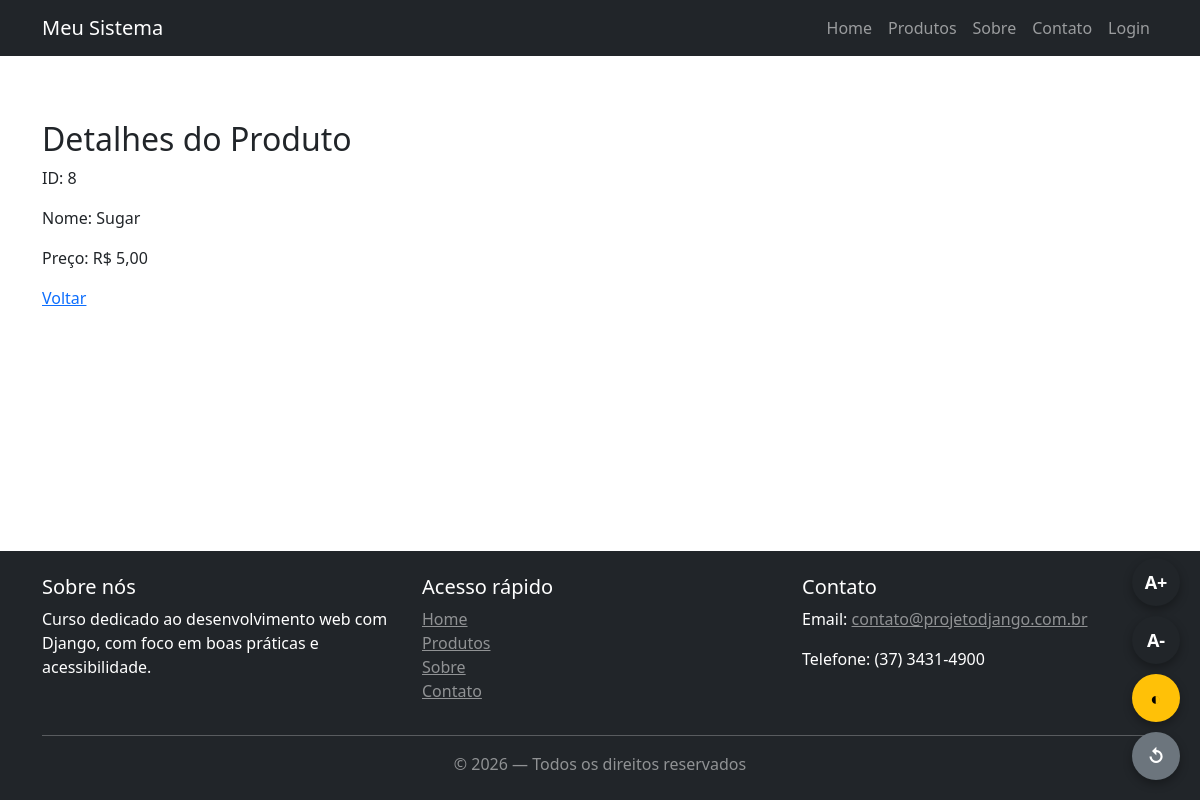
The app's page /produtos/8/, older data.
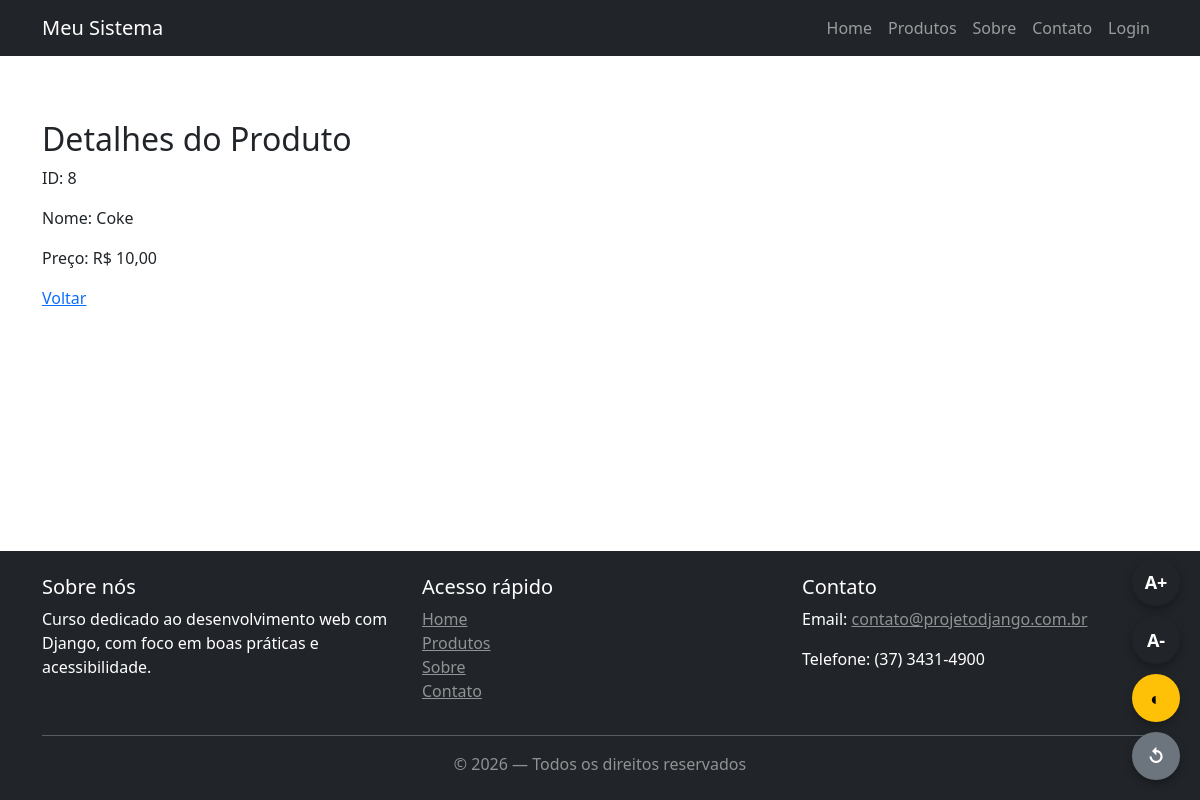
The same page, newer data.
### produtos/models.py (models this page shows, shortened)
class Produto(models.Model):
    nome = models.CharField(max_length=150)
    preco = models.DecimalField(max_digits=10, decimal_places=2)
    categoria = models.ForeignKey(
        Categoria,
        on_delete=models.CASCADE,
        related_name="produtos"
    )
    class Meta:
        verbose_name = 'Produto'
        verbose_name_plural = 'Produtos'

### produtos/views.py (the view)
# urls.py: path("<int:pk>/", views.detalhe_produto, name='detalhe'),
def detalhe_produto(request, pk):
    produto = get_object_or_404(Produto, pk=pk)
    contexto = {
        'produto': produto,
    }
    return render(request, 'produtos/detalhe.html', context=contexto)

### produtos/templates/produtos/detalhe.html (shortened to what this page needs)
{% extends "../core/base.html" %}
{% block content %}
    <h2>Detalhes do Produto</h2>
    {% if produto %}
    <p>ID: {{ produto.id }}</p>
    <p>Nome: {{ produto.nome }}</p>
    <p>Preço: R$ {{ produto.preco }}</p>
    {% else %}
    <p>Produto não encontrado</p>
    {% endif %}
    <a href="{% url 'produtos:lista' %}">Voltar</a>
{% endblock %}

Row changes from the older to the newer data that the page shows:
changed Produto id 8: nome "Sugar" → "Coke"; preco "5,00" → "10,00"
